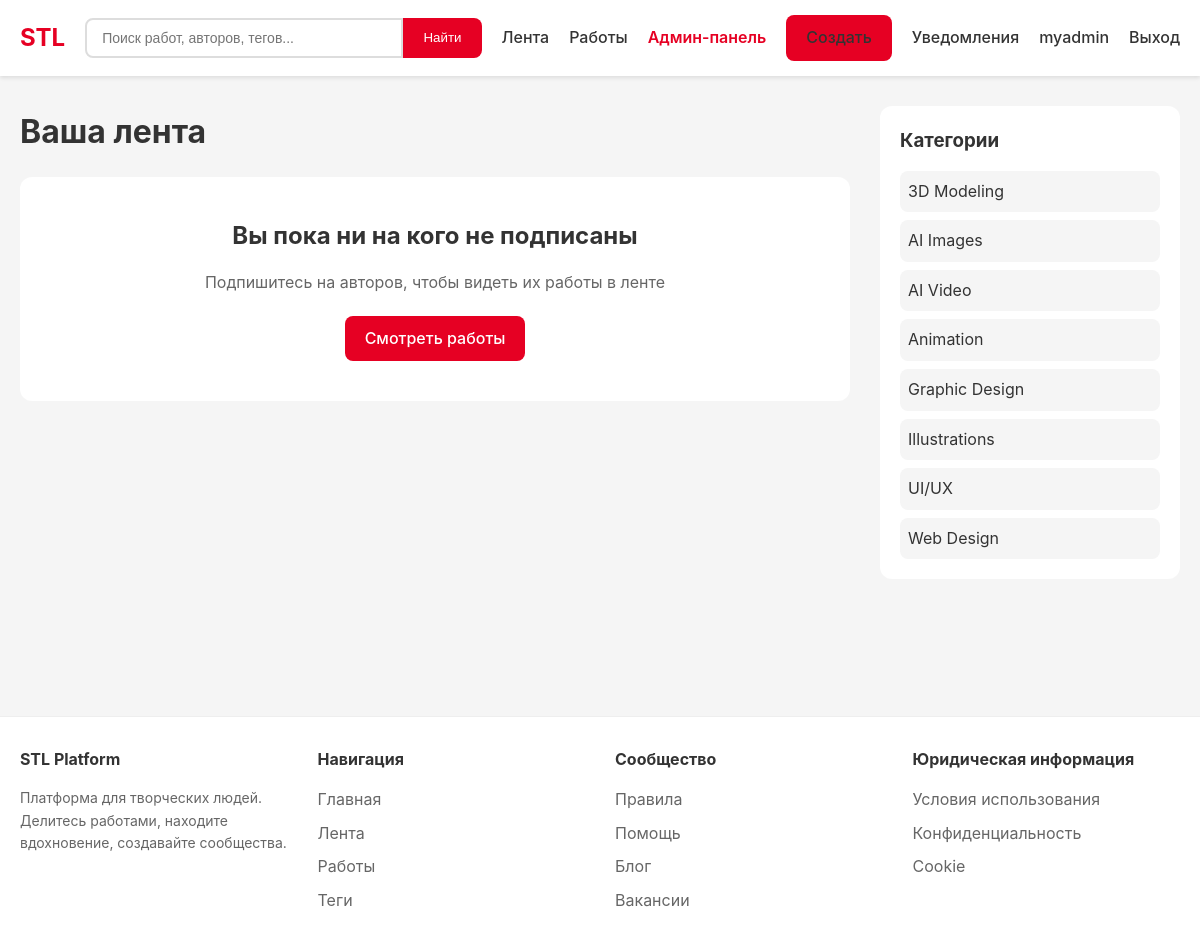
The page /feed/ (signed in) on the database as committed earlier.
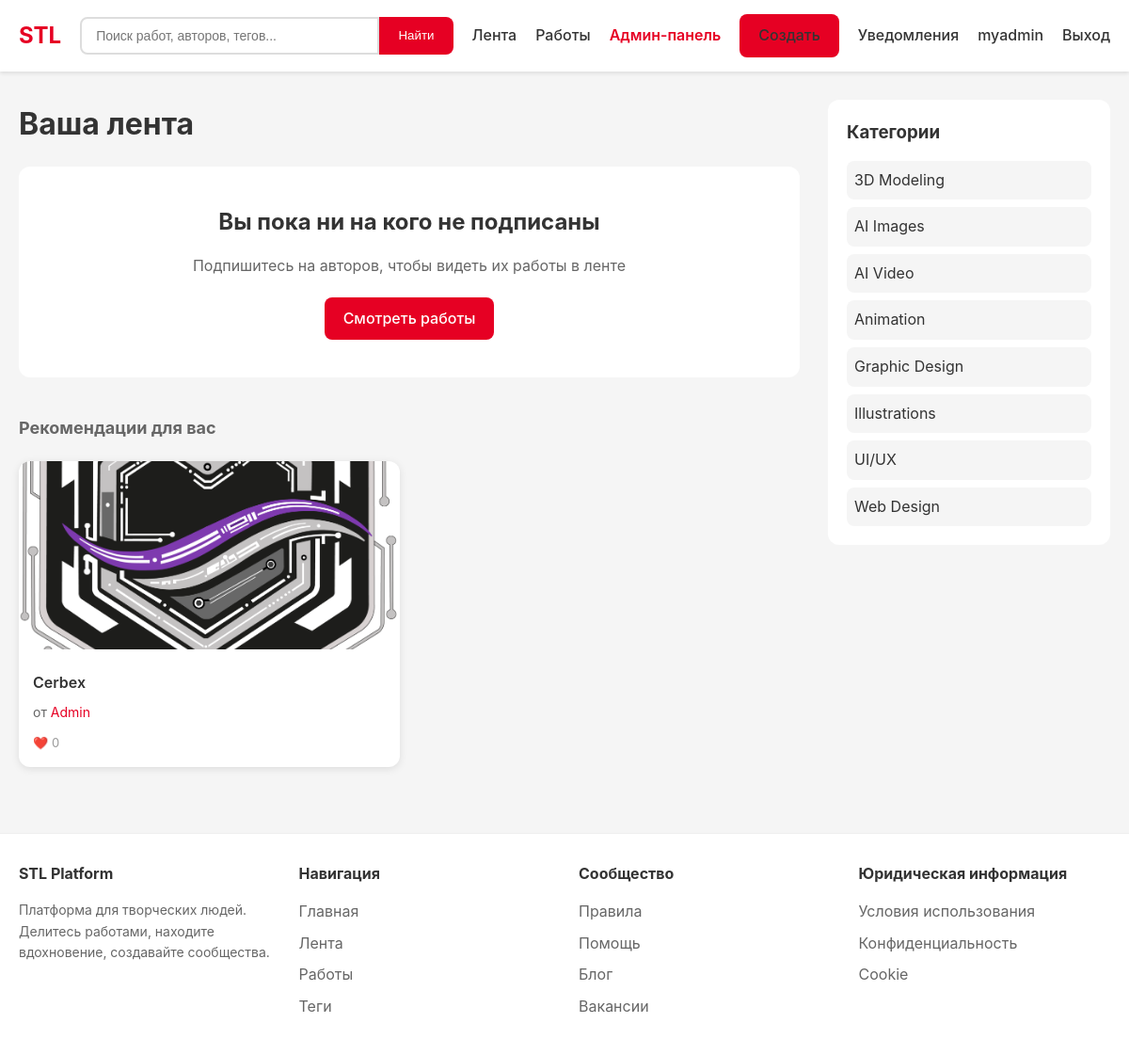
The same page on the database as committed later.
### core/models.py (models this page shows, shortened)
class Category(models.Model):
    name = models.CharField('Название', max_length=100)
    slug = models.SlugField(unique=True)
    description = models.TextField(blank=True)
    icon = models.CharField('Иконка (класс)', max_length=50, blank=True)
    parent = models.ForeignKey('self', null=True, blank=True, on_delete=models.SET_NULL, related_name='children')
    class Meta:
        verbose_name = 'Категория'
        verbose_name_plural = 'Категории'
        ordering = ['name']

class Work(models.Model):
    STATUS_CHOICES = [
        ('draft', 'Черновик'),
        ('published', 'Опубликовано'),
        ('moderation', 'На модерации'),
        ('rejected', 'Отклонено'),
    ]
    author = models.ForeignKey(User, on_delete=models.CASCADE, related_name='works')
    title = models.CharField('Название', max_length=200)
    slug = models.SlugField(blank=True)
    description = models.TextField('Описание', blank=True)
    cover = models.ImageField('Обложка', upload_to='works/covers/', null=True, blank=True)
    category = models.ForeignKey(Category, null=True, blank=True, on_delete=models.SET_NULL, related_name='works')
    tags = TaggableManager()
    status = models.CharField('Статус', max_length=20, choices=STATUS_CHOICES, default='moderation')
    views_count = models.PositiveIntegerField(default=0)
    likes_count = models.PositiveIntegerField(default=0)
    comments_count = models.PositiveIntegerField(default=0)
    reposts_count = models.PositiveIntegerField(default=0)
    saves_count = models.PositiveIntegerField(default=0)
    moderated_by = models.ForeignKey(User, null=True, blank=True, on_delete=models.SET_NULL, related_name='moderated_works')
    moderated_at = models.DateTimeField(null=True, blank=True)
    moderation_comment = models.TextField(blank=True)
    created_at = models.DateTimeField(auto_now_add=True)
    updated_at = models.DateTimeField(auto_now=True)
    published_at = models.DateTimeField(null=True, blank=True)
    class Meta:
        verbose_name = 'Работа'
        verbose_name_plural = 'Работы'
        ordering = ['-created_at']
        indexes = [
            models.Index(fields=['-created_at']),
            models.Index(fields=['status', '-created_at']),
            models.Index(fields=['-likes_count']),
            models.Index(fields=['-views_count']),
        ]

### accounts/models.py (models this page shows, shortened)
class User(AbstractUser):
    email = models.EmailField(unique=True)
    avatar = models.ImageField(upload_to='avatars/', null=True, blank=True)
    bio = models.TextField('О себе', blank=True)
    website = models.URLField(blank=True)
    location = models.CharField('Город', max_length=100, blank=True)
    created_at = models.DateTimeField(auto_now_add=True)
    class Meta:
        verbose_name = 'Пользователь'
        verbose_name_plural = 'Пользователи'

### core/views.py (the view)
# urls.py: path('feed/', views.feed_view, name='feed'),
@login_required
def feed_view(request):
    following_ids = request.user.following.values_list('following_id', flat=True)
    following_works = Work.objects.filter(
        status='published',
        author_id__in=following_ids
    ).select_related('author', 'category').order_by('-created_at')[:20]
    recommended = Work.objects.filter(
        status='published'
    ).exclude(author=request.user).annotate(
        score=F('likes_count') + F('views_count') * 0.5
    ).order_by('-score', '-created_at')[:10]
    categories = Category.objects.all()
    context = {
        'following_works': following_works,
        'recommended': recommended,
        'categories': categories,
    }
    return render(request, 'core/feed.html', context)

### templates/core/feed.html (shortened to what this page needs)
{% extends 'base.html' %}
{% block content %}
<div style="display: grid; grid-template-columns: 1fr 300px; gap: 30px;">
    <div>
        <h1 style="margin-bottom: 20px;">Ваша лента</h1>
        {% if following_works %}
            <h2 style="font-size: 18px; margin-bottom: 15px; color: #666;">От подписок</h2>
            <div class="works-grid" style="grid-template-columns: 1fr 1fr;">
                {% for work in following_works %}
                    <div class="work-card">
                        {% if work.cover %}
                            <a href="{% url 'core:work_detail' work.author.username work.slug %}">
                                <img src="{{ work.cover.url }}" alt="{{ work.title }}">
                            </a>
                        {% endif %}
                        <div class="work-card-body">
                            <h3 class="work-card-title">{{ work.title }}</h3>
                            <p class="work-card-author">
                                от <a href="{% url 'accounts:profile' work.author.username %}">{{ work.author.username }}</a>
                            </p>
                        </div>
                    </div>
                {% endfor %}
            </div>
        {% else %}
            <div style="background: white; padding: 40px; border-radius: 12px; text-align: center;">
                <h2 style="margin-bottom: 15px;">Вы пока ни на кого не подписаны</h2>
                <p style="color: #666; margin-bottom: 20px;">
                    Подпишитесь на авторов, чтобы видеть их работы в ленте
                </p>
                <a href="{% url 'core:work_list' %}" class="btn btn-primary">Смотреть работы</a>
            </div>
        {% endif %}
        {% if recommended %}
            <h2 style="font-size: 18px; margin: 40px 0 15px; color: #666;">Рекомендации для вас</h2>
            <div class="works-grid">
                {% for work in recommended %}
                    <div class="work-card">
                        {% if work.cover %}
                            <a href="{% url 'core:work_detail' work.author.username work.slug %}">
                                <img src="{{ work.cover.url }}" alt="{{ work.title }}">
                            </a>
                        {% endif %}
                        <div class="work-card-body">
                            <h3 class="work-card-title">{{ work.title }}</h3>
                            <p class="work-card-author">
                                от <a href="{% url 'accounts:profile' work.author.username %}">{{ work.author.username }}</a>
                            </p>
                            <div class="work-stats">
                                <span>❤️ {{ work.likes_count }}</span>
                            </div>
                        </div>
                    </div>
                {% endfor %}
            </div>
        {% endif %}
    </div>
    <aside>
        <div style="background: white; padding: 20px; border-radius: 12px; margin-bottom: 20px;">
            <h3 style="margin-bottom: 15px;">Категории</h3>
            <div style="display: flex; flex-direction: column; gap: 8px;">
                {% for category in categories %}
                    <a href="{% url 'core:work_list' %}?category={{ category.slug }}"
                        style="color: #333; text-decoration: none; padding: 8px; border-radius: 8px; background: #f5f5f5;">
                        {{ category.name }}
                    </a>
                {% endfor %}
            </div>
        </div>
    </aside>
</div>
{% endblock %}

Rows that differ between the two databases and show on the page:
added Work: cover (picture), title "Cerbex", author.username "Admin", likes_count "0"
Other text that changed with them:
text now shown: "Рекомендации для вас"
